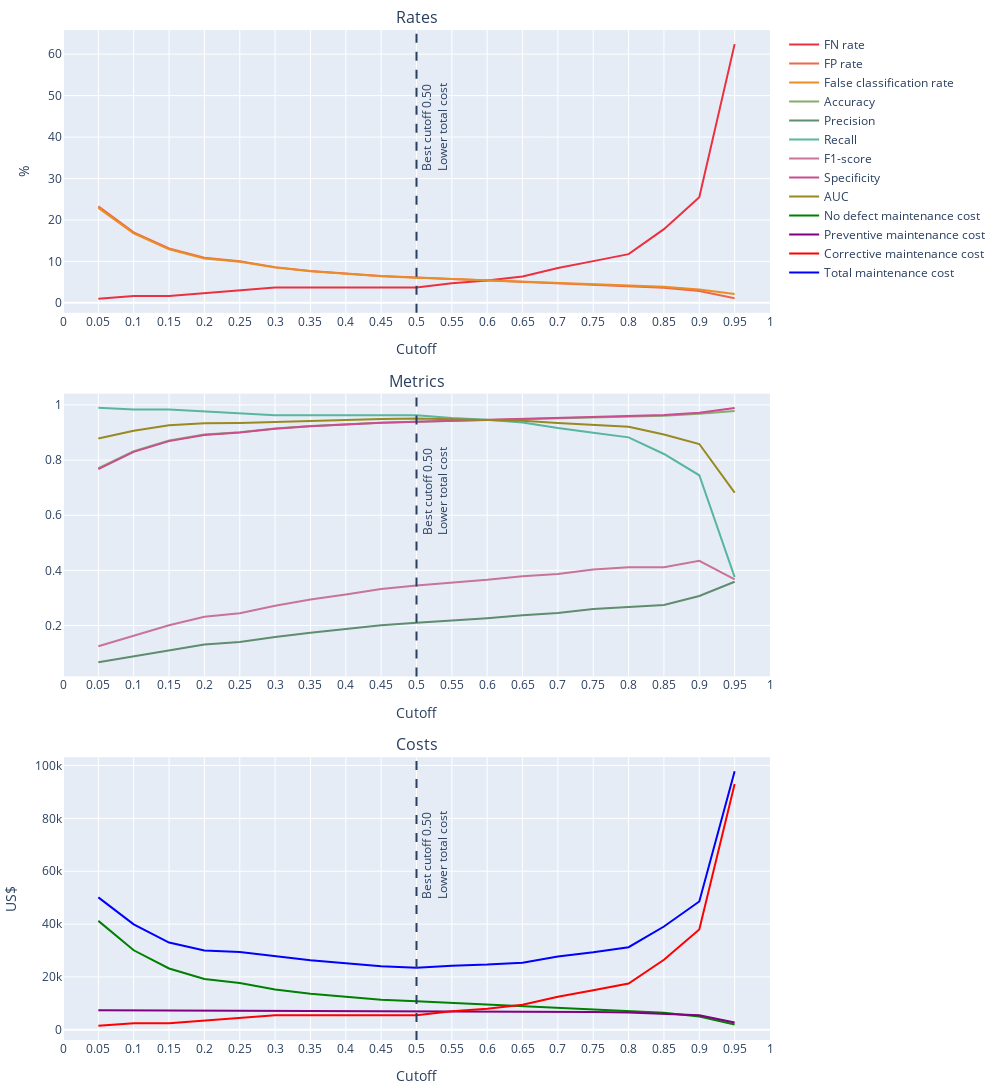

Here is the notebook cell this chart was saved with:
### Code cell
df_pred_proba_rf_clf_tuning = pd.DataFrame(y_pred_proba_rf_clf_tuning,
                                           columns=['proba_non_event', 'proba_event']
                                           )
df_metrics_rf_clf_tuning = calculate_metrics_range_cutoff(df_pred_proba_rf_clf_tuning, y_val)
df_metrics_rf_clf_tuning
plot_metrics(df_metrics_rf_clf_tuning)

### Figure 1 — Plotly figure (JSON) as saved in the notebook; plotly's stock layout.template omitted (floating-point values rounded to 4 significant figures)
{"data": [{"line": {"color": "#eb3040"}, "mode": "lines", "name": "FN rate", "type": "scatter", "x": [0.05, 0.1, 0.15, 0.2, 0.25, 0.3, 0.35, 0.4, 0.45, 0.5, 0.55, 0.6, 0.65, 0.7, 0.75, 0.8, 0.85, 0.9, 0.95], "xaxis": "x", "y": [1.007, 1.678, 1.678, 2.349, 3.02, 3.691, 3.691, 3.691, 3.691, 3.691, 4.698, 5.369, 6.376, 8.389, 10.07, 11.74, 17.79, 25.5, 62.42], "yaxis": "y"}, {"line": {"color": "#eb6949"}, "mode": "lines", "name": "FP rate", "type": "scatter", "x": [0.05, 0.1, 0.15, 0.2, 0.25, 0.3, 0.35, 0.4, 0.45, 0.5, 0.55, 0.6, 0.65, 0.7, 0.75, 0.8, 0.85, 0.9, 0.95], "xaxis": "x", "y": [23.29, 17.0, 13.11, 10.86, 10.03, 8.615, 7.7, 7.067, 6.451, 6.084, 5.751, 5.434, 5.056, 4.751, 4.305, 4.062, 3.655, 2.83, 1.13], "yaxis": "y"}, {"line": {"color": "#eb8d27"}, "mode": "lines", "name": "False classification rate", "type": "scatter", "x": [0.05, 0.1, 0.15, 0.2, 0.25, 0.3, 0.35, 0.4, 0.45, 0.5, 0.55, 0.6, 0.65, 0.7, 0.75, 0.8, 0.85, 0.9, 0.95], "xaxis": "x", "y": [22.92, 16.75, 12.92, 10.72, 9.911, 8.533, 7.633, 7.011, 6.406, 6.044, 5.733, 5.433, 5.078, 4.811, 4.4, 4.189, 3.889, 3.206, 2.144], "yaxis": "y"}, {"line": {"color": "#85ab71"}, "mode": "lines", "name": "Accuracy", "type": "scatter", "x": [0.05, 0.1, 0.15, 0.2, 0.25, 0.3, 0.35, 0.4, 0.45, 0.5, 0.55, 0.6, 0.65, 0.7, 0.75, 0.8, 0.85, 0.9, 0.95], "xaxis": "x2", "y": [0.7708, 0.8325, 0.8708, 0.8928, 0.9009, 0.9147, 0.9237, 0.9299, 0.9359, 0.9396, 0.9427, 0.9457, 0.9492, 0.9519, 0.956, 0.9581, 0.9611, 0.9679, 0.9786], "yaxis": "y2"}, {"line": {"color": "#5e8d6f"}, "mode": "lines", "name": "Precision", "type": "scatter", "x": [0.05, 0.1, 0.15, 0.2, 0.25, 0.3, 0.35, 0.4, 0.45, 0.5, 0.55, 0.6, 0.65, 0.7, 0.75, 0.8, 0.85, 0.9, 0.95], "xaxis": "x2", "y": [0.06679, 0.08871, 0.1121, 0.1314, 0.14, 0.1584, 0.1739, 0.1866, 0.2008, 0.2104, 0.2181, 0.2267, 0.2376, 0.2451, 0.2602, 0.2678, 0.2747, 0.3071, 0.359], "yaxis": "y2"}, {"line": {"color": "#58b69e"}, "mode": "lines", "name": "Recall", "type": "scatter", "x": [0.05, 0.1, 0.15, 0.2, 0.25, 0.3, 0.35, 0.4, 0.45, 0.5, 0.55, 0.6, 0.65, 0.7, 0.75, 0.8, 0.85, 0.9, 0.95], "xaxis": "x2", "y": [0.9899, 0.9832, 0.9832, 0.9765, 0.9698, 0.9631, 0.9631, 0.9631, 0.9631, 0.9631, 0.953, 0.9463, 0.9362, 0.9161, 0.8993, 0.8826, 0.8221, 0.745, 0.3758], "yaxis": "y2"}, {"line": {"color": "#c87499"}, "mode": "lines", "name": "F1-score", "type": "scatter", "x": [0.05, 0.1, 0.15, 0.2, 0.25, 0.3, 0.35, 0.4, 0.45, 0.5, 0.55, 0.6, 0.65, 0.7, 0.75, 0.8, 0.85, 0.9, 0.95], "xaxis": "x2", "y": [0.1251, 0.1627, 0.2013, 0.2317, 0.2447, 0.272, 0.2947, 0.3126, 0.3324, 0.3454, 0.355, 0.3658, 0.3791, 0.3867, 0.4036, 0.4109, 0.4118, 0.4349, 0.3672], "yaxis": "y2"}, {"line": {"color": "#cb4d8e"}, "mode": "lines", "name": "Specificity", "type": "scatter", "x": [0.05, 0.1, 0.15, 0.2, 0.25, 0.3, 0.35, 0.4, 0.45, 0.5, 0.55, 0.6, 0.65, 0.7, 0.75, 0.8, 0.85, 0.9, 0.95], "xaxis": "x2", "y": [0.7671, 0.83, 0.8689, 0.8914, 0.8997, 0.9139, 0.923, 0.9293, 0.9355, 0.9392, 0.9425, 0.9457, 0.9494, 0.9525, 0.957, 0.9594, 0.9635, 0.9717, 0.9887], "yaxis": "y2"}, {"line": {"color": "#988921"}, "mode": "lines", "name": "AUC", "type": "scatter", "x": [0.05, 0.1, 0.15, 0.2, 0.25, 0.3, 0.35, 0.4, 0.45, 0.5, 0.55, 0.6, 0.65, 0.7, 0.75, 0.8, 0.85, 0.9, 0.95], "xaxis": "x2", "y": [0.8785, 0.9066, 0.9261, 0.9339, 0.9348, 0.9385, 0.943, 0.9462, 0.9493, 0.9511, 0.9478, 0.946, 0.9428, 0.9343, 0.9281, 0.921, 0.8928, 0.8583, 0.6823], "yaxis": "y2"}, {"line": {"color": "green"}, "mode": "lines", "name": "No defect maintenance cost", "type": "scatter", "x": [0.05, 0.1, 0.15, 0.2, 0.25, 0.3, 0.35, 0.4, 0.45, 0.5, 0.55, 0.6, 0.65, 0.7, 0.75, 0.8, 0.85, 0.9, 0.95], "xaxis": "x3", "y": [41220, 30100, 23200, 19230, 17750, 15250, 13630, 12510, 11420, 10770, 10180, 9620, 8950, 8410, 7620, 7190, 6470, 5010, 2000], "yaxis": "y3"}, {"line": {"color": "purple"}, "mode": "lines", "name": "Preventive maintenance cost", "type": "scatter", "x": [0.05, 0.1, 0.15, 0.2, 0.25, 0.3, 0.35, 0.4, 0.45, 0.5, 0.55, 0.6, 0.65, 0.7, 0.75, 0.8, 0.85, 0.9, 0.95], "xaxis": "x3", "y": [7375, 7325, 7325, 7275, 7225, 7175, 7175, 7175, 7175, 7175, 7100, 7050, 6975, 6825, 6700, 6575, 6125, 5550, 2800], "yaxis": "y3"}, {"line": {"color": "red"}, "mode": "lines", "name": "Corrective maintenance cost", "type": "scatter", "x": [0.05, 0.1, 0.15, 0.2, 0.25, 0.3, 0.35, 0.4, 0.45, 0.5, 0.55, 0.6, 0.65, 0.7, 0.75, 0.8, 0.85, 0.9, 0.95], "xaxis": "x3", "y": [1500, 2500, 2500, 3500, 4500, 5500, 5500, 5500, 5500, 5500, 7000, 8000, 9500, 12500, 15000, 17500, 26500, 38000, 93000], "yaxis": "y3"}, {"line": {"color": "blue"}, "mode": "lines", "name": "Total maintenance cost", "type": "scatter", "x": [0.05, 0.1, 0.15, 0.2, 0.25, 0.3, 0.35, 0.4, 0.45, 0.5, 0.55, 0.6, 0.65, 0.7, 0.75, 0.8, 0.85, 0.9, 0.95], "xaxis": "x3", "y": [50095, 39925, 33025, 30005, 29475, 27925, 26305, 25185, 24095, 23445, 24280, 24670, 25425, 27735, 29320, 31265, 39095, 48560, 97800], "yaxis": "y3"}], "layout": {"annotations": [{"font": {"size": 16}, "showarrow": false, "text": "Rates", "x": 0.5, "xanchor": "center", "xref": "paper", "y": 1, "yanchor": "bottom", "yref": "paper"}, {"font": {"size": 16}, "showarrow": false, "text": "Metrics", "x": 0.5, "xanchor": "center", "xref": "paper", "y": 0.64, "yanchor": "bottom", "yref": "paper"}, {"font": {"size": 16}, "showarrow": false, "text": "Costs", "x": 0.5, "xanchor": "center", "xref": "paper", "y": 0.28, "yanchor": "bottom", "yref": "paper"}], "height": 1200, "margin": {"b": 10, "l": 10, "pad": 0, "r": 10, "t": 30}, "shapes": [{"label": {"text": "Best cutoff 0.50                              <br>Lower total cost", "xanchor": "left", "yanchor": "top"}, "line": {"dash": "dash"}, "type": "line", "x0": 0.5, "x1": 0.5, "xref": "x", "y0": 0, "y1": 1, "yref": "y domain"}, {"label": {"text": "Best cutoff 0.50                              <br>Lower total cost", "xanchor": "left", "yanchor": "top"}, "line": {"dash": "dash"}, "type": "line", "x0": 0.5, "x1": 0.5, "xref": "x2", "y0": 0, "y1": 1, "yref": "y2 domain"}, {"label": {"text": "Best cutoff 0.50                              <br>Lower total cost", "xanchor": "left", "yanchor": "top"}, "line": {"dash": "dash"}, "type": "line", "x0": 0.5, "x1": 0.5, "xref": "x3", "y0": 0, "y1": 1, "yref": "y3 domain"}], "showlegend": true, "width": 1000, "xaxis": {"anchor": "y", "domain": [0, 1], "dtick": 0.05, "range": [0, 1], "title": {"text": "Cutoff"}}, "xaxis2": {"anchor": "y2", "domain": [0, 1], "dtick": 0.05, "range": [0, 1], "title": {"text": "Cutoff"}}, "xaxis3": {"anchor": "y3", "domain": [0, 1], "dtick": 0.05, "range": [0, 1], "title": {"text": "Cutoff"}}, "yaxis": {"anchor": "x", "domain": [0.72, 1], "title": {"text": "%"}}, "yaxis2": {"anchor": "x2", "domain": [0.36, 0.64]}, "yaxis3": {"anchor": "x3", "domain": [0, 0.28], "title": {"text": "US$"}}}}
